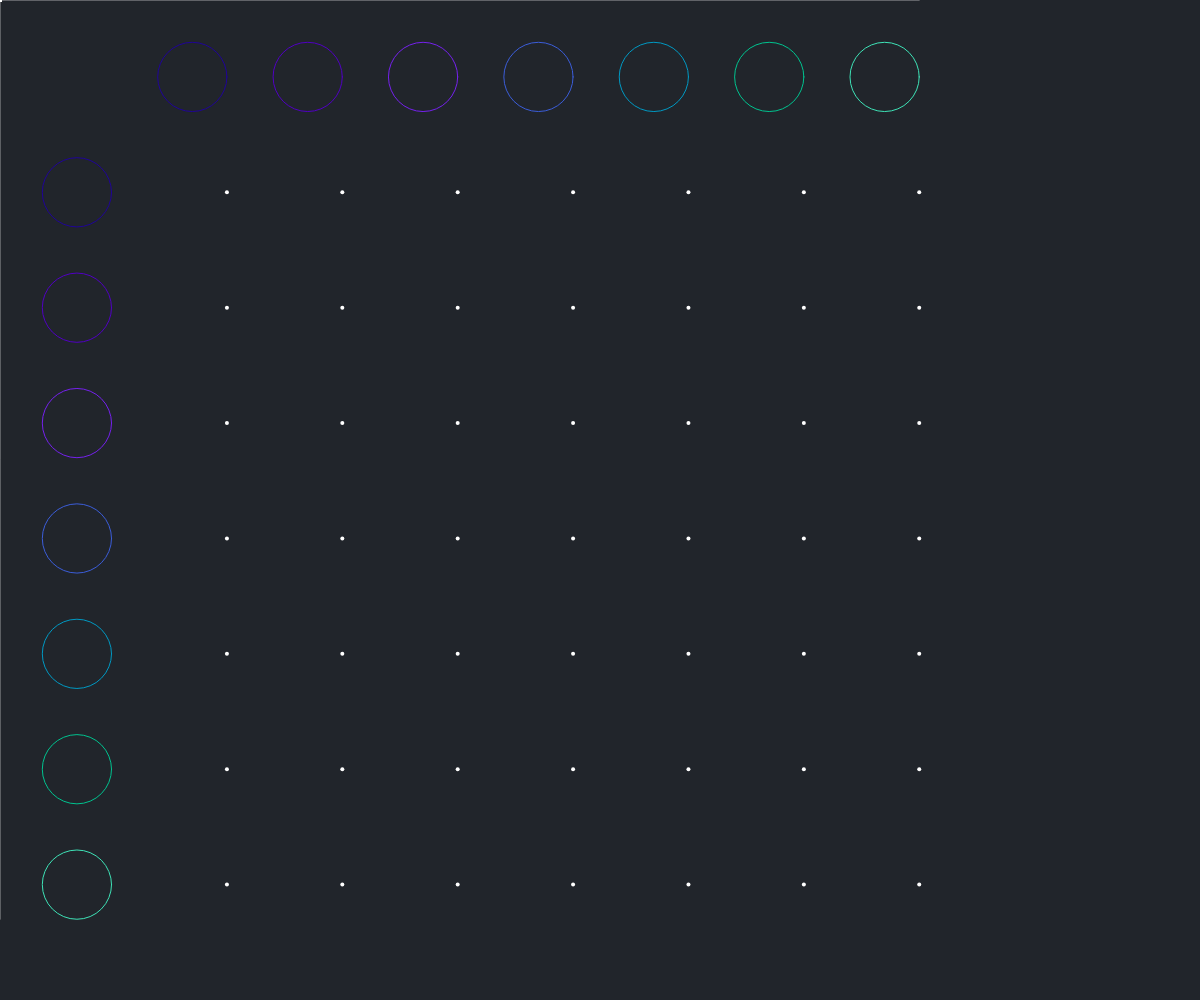
Frame 1 (no input)
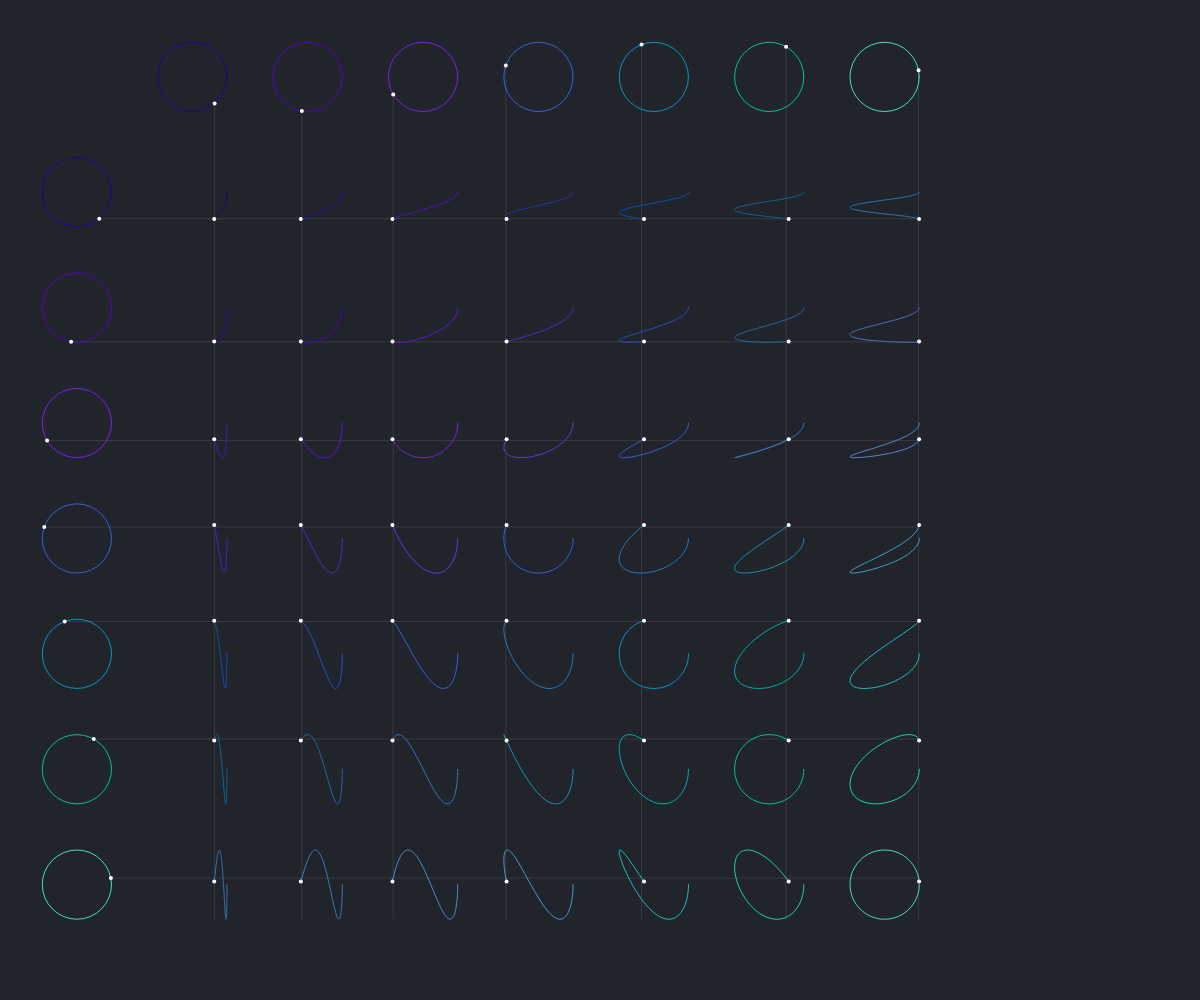
Frame 60 (no input)
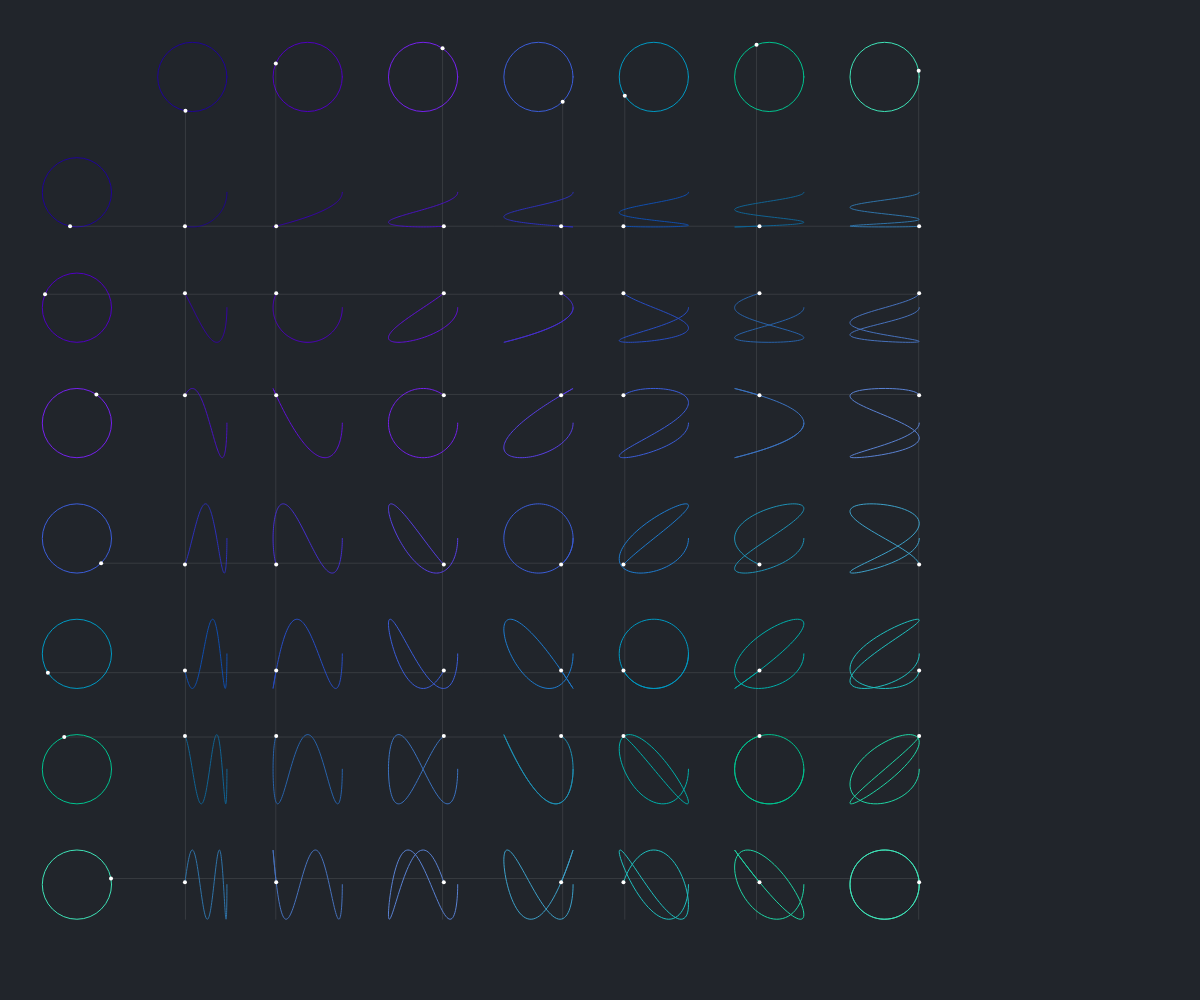
Frame 120 (the mouse pressed at the canvas centre since frame 60)

The p5.js sketch that drew these frames (run headless with seeded random() and noise() and a simulated clock; from frame 60 on, the mouse is pressed at the canvas centre):

// p5.js sketch
// ── sketch.js
let circlesX = [];
let circlesY = [];
let curves = [];
let speed = 0.03;
let padding = 100;
let offset = 150;
let diameter = 90;

function setup() {
  let colors = [
    color(31, 3, 152),
    color(80, 0, 195),
    color(117, 33, 238),
    lerpColor(color(0, 153, 195),color(117, 33, 238),0.5),
    color(0, 153, 195),
    color(0, 195, 143),
    color(62, 227, 183)
  ];

  let scale = max((padding + offset*(colors.length+1))/windowHeight,(padding + offset*(colors.length+1))/windowWidth);
  if(scale != 1){
    padding /= scale;
    offset /= scale;
    diameter /= scale;
  }
  createCanvas(windowWidth,windowHeight);

  let end = padding + offset*(colors.length) + diameter/2;
  for(i = 1; i < colors.length + 1; i++){
      circlesX.push(new Circle(createVector((padding + offset*i), padding), diameter, speed*i/2, colors[i-1], 'horizontal', end));
      circlesY.push(new Circle(createVector(padding, (padding + offset*i)), diameter, speed*i/2, colors[i-1], 'vertical', end));
  }

  for(x = 0; x < circlesX.length; x++){
    curves[x] =  new Array(circlesX.length).fill(0);
    for(y = 0; y < circlesY.length; y++){
      let curveX = circlesX[x].orbit.x;
      let curveY = circlesY[y].orbit.y;
      let color = lerpColor(circlesX[x].color,circlesY[y].color, .5);
      curves[x][y] = new Curve(curveX, curveY, color);
    }
  }

}

function draw() {
  background(33,37,43);
  for(i = 0; i < circlesX.length; i++){
    circlesX[i].show();
    circlesX[i].update();
    circlesY[i].show();
    circlesY[i].update();
  }
  for(x = 0; x < circlesX.length; x++){
    for(y = 0; y < circlesY.length; y++){
      let curveX = circlesX[x].orbit.x;
      let curveY = circlesY[y].orbit.y;
      curves[x][y].update(curveX, curveY);
      curves[x][y].show();

    }
  }
}

function windowResized() {
  resizeCanvas(windowWidth, windowHeight);
}

// ── circle.js
class Circle{
  constructor(center, diameter, speed, color, type, end){
    this.center = center;
    this.speed = speed;
    this.color = color;
    this.diameter = diameter;
    this.type = type;
    this.end = end;
    this.angle = 0;
    this.orbit = createVector(0,0);
  }
  update(){
    let radius = this.diameter/2;
    this.orbit.x = this.center.x + radius*cos(this.angle);
    this.orbit.y = this.center.y + radius*sin(this.angle);
    this.angle += this.speed;
  }
  show(){
    stroke(this.color || 255);
    strokeWeight(1);
    noFill();
    ellipse(this.center.x, this.center.y, this.diameter);

    stroke(255);
    strokeWeight(4);
    point(this.orbit.x, this.orbit.y)

    strokeWeight(1);
    stroke(255, 25);
    if(this.type == 'horizontal'){
      line(this.orbit.x, this.orbit.y, this.orbit.x, this.end)
    } else{
      line(this.orbit.x, this.orbit.y, this.end, this.orbit.y)
    }
  }
}

class Curve {
  constructor(x, y, color) {
    this.x = x;
    this.y = y;
    this.vertex = [];
    this.color = color;
  }

  update(x, y){
    if( !this.vertex[0] || this.vertex.length < 500){
      this.vertex.push(createVector(x, y));
    }
    this.x = x;
    this.y = y;
  }

  show(){
    stroke(this.color || 255);
    strokeWeight(1);
    beginShape();
    for(i = 0; i< this.vertex.length; i++){
      vertex(this.vertex[i].x, this.vertex[i].y);
    }
    endShape()
    stroke(255);
    strokeWeight(4);
    point(this.x, this.y);
  }
}
